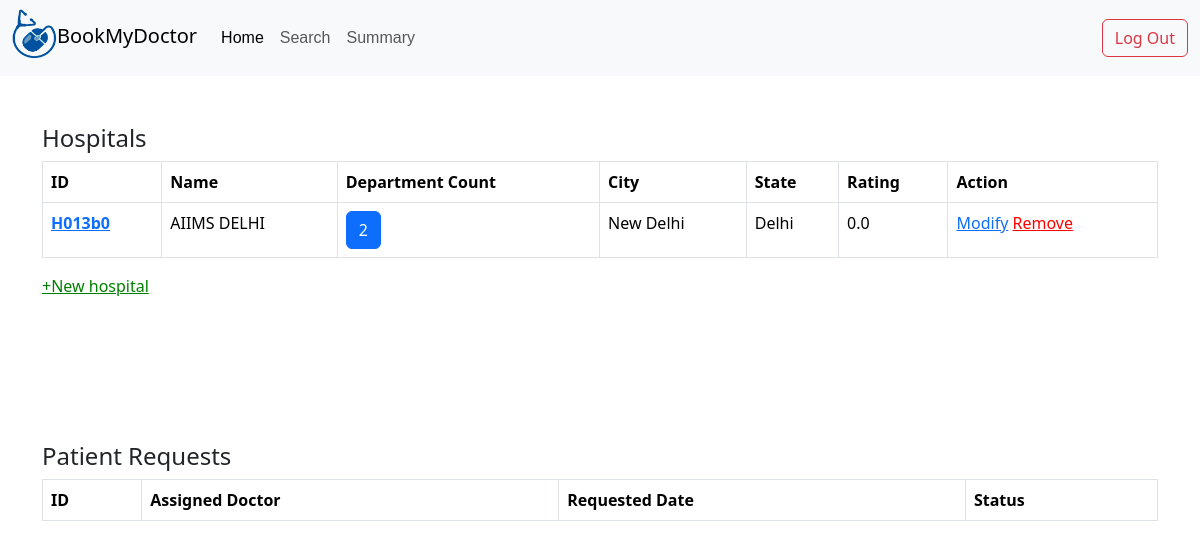
The app's page /admin/dashboard with its own data.
### application/models.py (models this page shows)
class Hospital(db.Model):
    id=db.Column(db.String(),primary_key=True)
    name=db.Column(db.String())
    state=db.Column(db.String())
    city=db.Column(db.String())
    nDept=db.Column(db.Integer,default=0)
    rating=db.Column(db.Float,default=0)

### application/controllers.py (the view)
@app.route('/admin/dashboard',methods=['GET','POST'])
def adminDashboard():
    deptdocs=[]
    for i in Deptdoc.query.all():
        deptdocs.append((i,Doctor.query.get(i.docid)))
    return render_template('admin_dash.html',hospitals=Hospital.query.all(),deptdocs=deptdocs,departments=Department.query.all())

### templates/admin_dash.html (shortened to what this page needs)
<!DOCTYPE html>
<html lang="en">
<head>
    <link href="https://cdn.jsdelivr.net/npm/bootstrap@5.3.3/dist/css/bootstrap.min.css" rel="stylesheet">
    <link rel="stylesheet" href="../static/admin_dash.css">
</head>
<body>
    <nav class="navbar navbar-expand-lg bg-body-tertiary">
        <div class="container-fluid">
            <a class="navbar-brand" href="#">
                <img class="logo" src="/static/images/logo.png"  width="45" height="50">BookMyDoctor
            </a>
          <div class="collapse navbar-collapse" id="navbarSupportedContent">
            <ul class="navbar-nav me-auto mb-2 mb-lg-0">
              <li class="nav-item">
                <a class="nav-link active" aria-current="page" href="#">Home</a>
              </li>
              <li class="nav-item">
                <a class="nav-link" href="#">Search</a>
              </li>
              <li class="nav-item">
                <a class="nav-link" href="#">Summary</a>
              </li>
            </ul>
              <a type="button" href="/" class="btn btn-outline-danger" >Log Out</a>
          </div>
        </div>
    </nav>
    <div class="container table-responsive mt-5" id="hospitals">
        <h4>Hospitals</h4>
      {%if hospitals|length%}
      <table class="table  table-bordered table-hover">
        <thead>
          <tr>
            <th scope="col">ID</th>
            <th scope="col">Name</th>
            <th scope="col">Department Count</th>
            <th scope="col">City</th>
            <th scope="col">State</th>
            <th scope="col">Rating</th>
            <th scope="col">Action</th>
          </tr>
        </thead>
        <tbody>
        {%for hospital in hospitals%}
          <tr>
            <th scope="row"><a href="/{{hospital.id}}/hospital/details">{{hospital.id}}</a></th>
            <td>{{hospital.name}}</td>
            <td ><button class="btn btn-primary catBtn" value="{{hospital.id}}">{{hospital.nDept}}</button></td>
            <td>{{hospital.city}}</td>
            <td>{{hospital.state}}</td>
            <td>{{hospital.rating}}</td>
            <td><a href="/{{hospital.id}}/hospital/modify">Modify</a> <a href="/{{hospital.id}}/hospital/remove" style="color:red">Remove</a></td>
          </tr>
        {%endfor%}
        </tbody>
      </table>
      {%else%}
      <h5>Oops! No hospitals added yet.</h5>
      {%endif%}
      <a href="/hospital/create" style="color:green">+New hospital</a>
      </div>
      <br><br>
      <br><br>
      <div class="container table-responsive mt-5">
        <h4>Patient Requests</h4>
      <table class="table table-bordered table-hover">
        <thead>
          <tr>
            <th scope="col">ID</th>
            <th scope="col">Assigned Doctor</th>
            <th scope="col">Requested Date</th>
            <th scope="col">Status</th>
          </tr>
        </thead>
      </table>
      </div>
</body>
</html>

### static/admin_dash.css (style rules this page uses)
.logo { transform: translateY(-4px); font-family: sans-serif; }
.nav-link { font-family: 'Lucida Sans', 'Lucida Sans Regular', 'Lucida Grande', 'Lucida Sans Unicode', Geneva, Verdana, sans-serif; }
.active { color:red; }

### records on screen
Hospital: id "H013b0", name "AIIMS DELHI", nDept "2", city "New Delhi", state "Delhi", rating "0.0"
